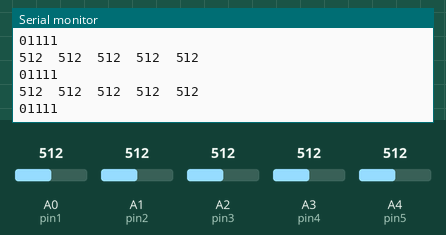
Recording of a sketch running on a simulated Arduino Uno, built with avr-gcc and run on an emulated ATmega328P. On the bench: the last lines printed to the serial monitor. Inputs (shaded band) come from the test bench; at power-on: A0 (pin1) = 512, A1 (pin2) = 512, A2 (pin3) = 512, A3 (pin4) = 512, A4 (pin5) = 512.

Above: at 2.2 s.
2.3 s: A0 (pin1) set to 485
At 2.78 s:
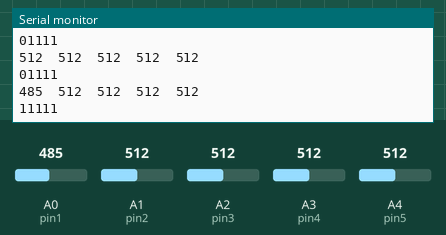
3.8 s: A1 (pin2) set to 485
At 4.03 s:
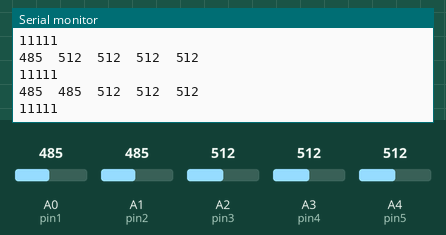
5.3 s: A2 (pin3) set to 485
At 5.58 s:
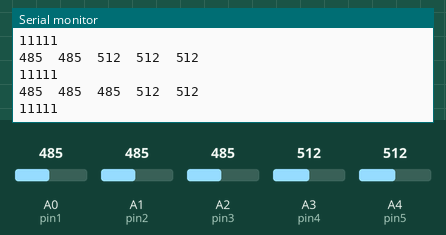
6.8 s: A3 (pin4) set to 485
At 7.14 s:
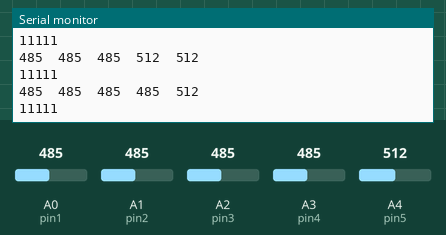
8.3 s: A4 (pin5) set to 485
At 8.7 s:
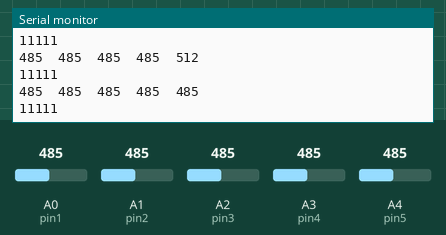
9.8 s: A0 (pin1) set to 505
At 10.25 s:
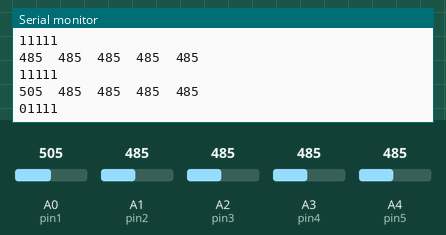
Timing chart, 0 to 12.3 s (numbered marks = the images above; inputs shaded):
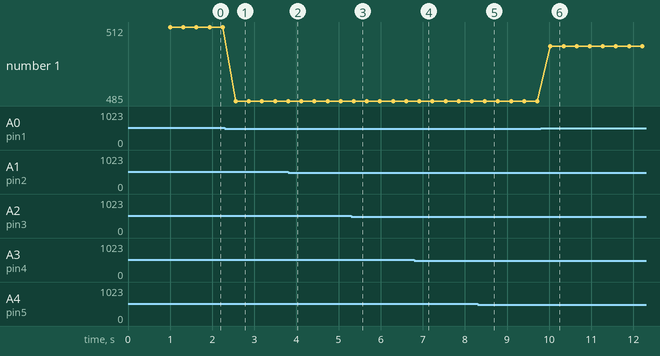

The sketch:

robotic_arm.ino
```cpp
#include <SoftwareSerial.h>
SoftwareSerial BT(3, 2); // RX, TX

int pin1  = A0;
int pin2  = A1;
int pin3  = A2;
int pin4  = A3;
int pin5  = A4;

int f1 = 0;
int f2 = 0;
int f3 = 0;
int f4 = 0;
int f5 = 0;


int cont1 = 0;
int cont2 = 0;
int cont3 = 0;
int cont4 = 0;
int cont5 = 0;


void setup(){
Serial.begin(9600);
BT.begin(9600);
pinMode(pin1, INPUT);
pinMode(pin2, INPUT);
pinMode(pin3, INPUT);
pinMode(pin4, INPUT);
pinMode(pin5, INPUT);
delay(1000);
}

void loop(){
f1  = analogRead(pin1);
f2  = analogRead(pin2);
f3  = analogRead(pin3);
f4  = analogRead(pin4);
f5  = analogRead(pin5);

Serial.println(String(f1) +"\t"+ String(f2) +"\t"+ String(f3) +"\t"+ String(f4) +"\t"+ String(f5));

if(f1>495){cont1 = 0;}
else{cont1 = 1;}

if(f2>670){cont2 = 0;}
else{cont2 = 1;}

if(f3>670){cont3 = 0;}
else{cont3 = 1;}

if(f4>670){cont4 = 0;}
else{cont4 = 1;}

if(f5>580){cont5 = 0;}
else{cont5 = 1;}

Serial.print(cont1);
Serial.print(cont2);
Serial.print(cont3);
Serial.print(cont4);
Serial.println(cont5);
data();
delay(300);
}

void data(){
BT.print("OK");
BT.print(cont1);
BT.print(cont2);
BT.print(cont3);
BT.print(cont4);
BT.println(cont5);
}
```

Measured:
- after the input at 2.3 s, the serial monitor: prints a new line after 0.26 s (image 1)
- after the input at 3.8 s, the serial monitor: prints a new line at once (image 2)
- after the input at 5.3 s, the serial monitor: prints a new line after 0.06 s (image 3)
- after the input at 6.8 s, the serial monitor: prints a new line after 0.12 s (image 4)
- after the input at 8.3 s, the serial monitor: prints a new line after 0.17 s (image 5)
- after the input at 9.8 s, the serial monitor: prints a new line after 0.23 s (image 6)
- plotted number 1: 512 → 485 after the input at 2.3 s, 485 → 505 after the input at 9.8 s
